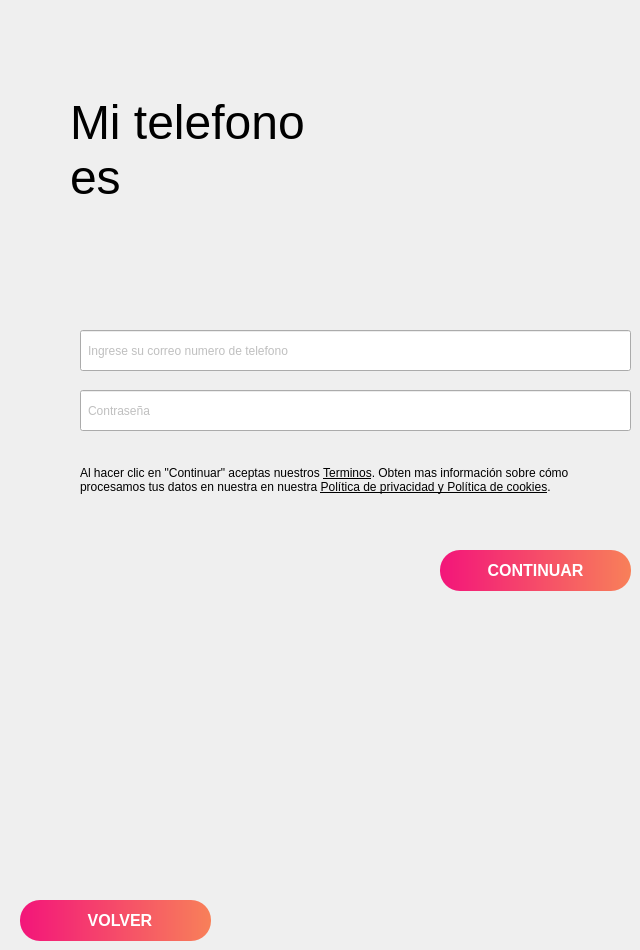
      <widget class="QWidget" name="WithCellPhone">
       <widget class="QPushButton" name="btnVolverAtras_2">
        <property name="geometry">
         <rect>
          <x>20</x>
          <y>900</y>
          <width>191</width>
          <height>41</height>
         </rect>
        </property>
        <property name="font">
         <font>
          <pointsize>12</pointsize>
          <weight>75</weight>
          <bold>true</bold>
         </font>
        </property>
        <property name="styleSheet">
         <string notr="true">background-color: qlineargradient(spread:pad, x1:0, y1:0, x2:1, y2:0, stop:0 rgba(243, 21, 122, 1), stop:1 rgba(248, 128, 89, 1));

color: White;
border-radius: 20px;</string>
        </property>
        <property name="text">
         <string>  VOLVER</string>
        </property>
        <property name="icon">
         <iconset>
          <normaloff>:/img/volver_blanco.png</normaloff>:/img/volver_blanco.png</iconset>
        </property>
        <property name="iconSize">
         <size>
          <width>30</width>
          <height>30</height>
         </size>
        </property>
       </widget>
       <widget class="QLineEdit" name="txtTTelefono">
        <property name="geometry">
         <rect>
          <x>80</x>
          <y>330</y>
          <width>551</width>
          <height>41</height>
         </rect>
        </property>
        <property name="styleSheet">
         <string notr="true">font: 12pt &quot;MS Shell Dlg 2&quot;;
padding: 5px;
color: gray;</string>
        </property>
        <property name="placeholderText">
         <string>Ingrese su correo numero de telefono</string>
        </property>
       </widget>
       <widget class="QLineEdit" name="txtTPassword">
        <property name="geometry">
         <rect>
          <x>80</x>
          <y>390</y>
          <width>551</width>
          <height>41</height>
         </rect>
        </property>
        <property name="styleSheet">
         <string notr="true">font: 12pt &quot;MS Shell Dlg 2&quot;;
padding: 5px;
color: gray;</string>
        </property>
        <property name="echoMode">
         <enum>QLineEdit::Password</enum>
        </property>
        <property name="placeholderText">
         <string>Contraseña</string>
        </property>
        <property name="clearButtonEnabled">
         <bool>false</bool>
        </property>
       </widget>
       <widget class="QLabel" name="label_79">
        <property name="geometry">
         <rect>
          <x>80</x>
          <y>450</y>
          <width>551</width>
          <height>61</height>
         </rect>
        </property>
        <property name="text">
         <string>&lt;html&gt;&lt;head/&gt;&lt;body&gt;&lt;p&gt;Al hacer clic en &amp;quot;Continuar&amp;quot; aceptas nuestros &lt;span style=&quot; text-decoration: underline;&quot;&gt;Terminos&lt;/span&gt;. Obten mas información sobre cómo &lt;br/&gt;procesamos tus datos en nuestra en nuestra &lt;span style=&quot; text-decoration: underline;&quot;&gt;Política de privacidad y Política de cookies&lt;/span&gt;.&lt;/p&gt;&lt;/body&gt;&lt;/html&gt;</string>
        </property>
        <property name="textFormat">
         <enum>Qt::AutoText</enum>
        </property>
        <property name="scaledContents">
         <bool>false</bool>
        </property>
       </widget>
       <widget class="QLabel" name="label_77">
        <property name="geometry">
         <rect>
          <x>70</x>
          <y>80</y>
          <width>441</width>
          <height>141</height>
         </rect>
        </property>
        <property name="font">
         <font>
          <pointsize>36</pointsize>
          <weight>50</weight>
          <bold>false</bold>
         </font>
        </property>
        <property name="styleSheet">
         <string notr="true">background-color: none;</string>
        </property>
        <property name="text">
         <string>&lt;html&gt;&lt;head/&gt;&lt;body&gt;&lt;p&gt;Mi telefono &lt;br/&gt;es&lt;/p&gt;&lt;/body&gt;&lt;/html&gt;</string>
        </property>
       </widget>
       <widget class="QPushButton" name="btnLogInWithCellPhone">
        <property name="geometry">
         <rect>
          <x>440</x>
          <y>550</y>
          <width>191</width>
          <height>41</height>
         </rect>
        </property>
        <property name="font">
         <font>
          <pointsize>12</pointsize>
          <weight>75</weight>
          <bold>true</bold>
         </font>
        </property>
        <property name="styleSheet">
         <string notr="true">background-color: qlineargradient(spread:pad, x1:0, y1:0, x2:1, y2:0, stop:0 rgba(243, 21, 122, 1), stop:1 rgba(248, 128, 89, 1));

color: White;
border-radius: 20px;</string>
        </property>
        <property name="text">
         <string>CONTINUAR</string>
        </property>
       </widget>
      </widget>
